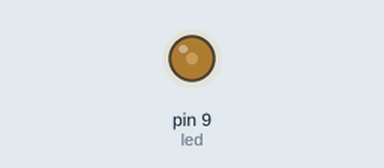
The sketch below on a simulated Arduino Uno, built with avr-gcc and run on an emulated ATmega328P. On the bench: output pins drawn as LEDs (lit = HIGH).

Above: at 0.15 s.
Timing chart, 0 to 1.9 s (numbered marks = the images above):
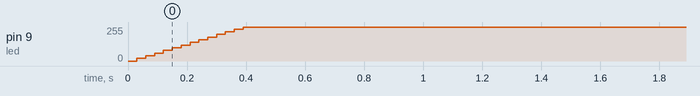

The sketch:

Fade_led.ino
```cpp
int led = 9;
int brightness = 0;
int fadeAmount = 20;

void setup()  {

  pinMode(led, OUTPUT);
}


void loop()  {

  analogWrite(led, brightness);
  brightness = brightness + fadeAmount;
  if (brightness == 0 || brightness == 255
  ) {
    fadeAmount = -fadeAmount ;
  }
  delay(30);
}
```

Measured:
- by itself, pin 9 (led): moves from 0/255 to 255/255 over 0.36 s
